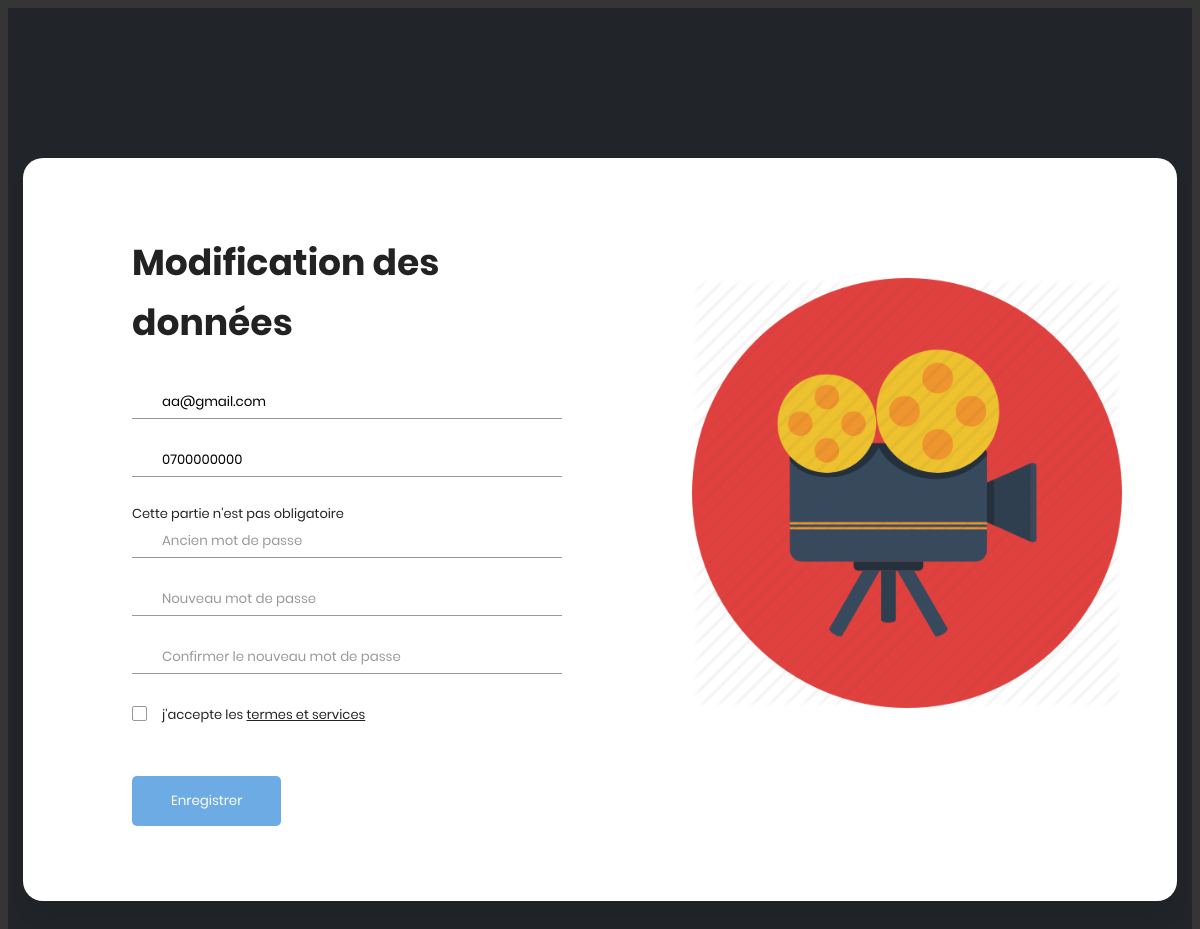
Before: /View/modification_client.php (signed in) with the older database file.
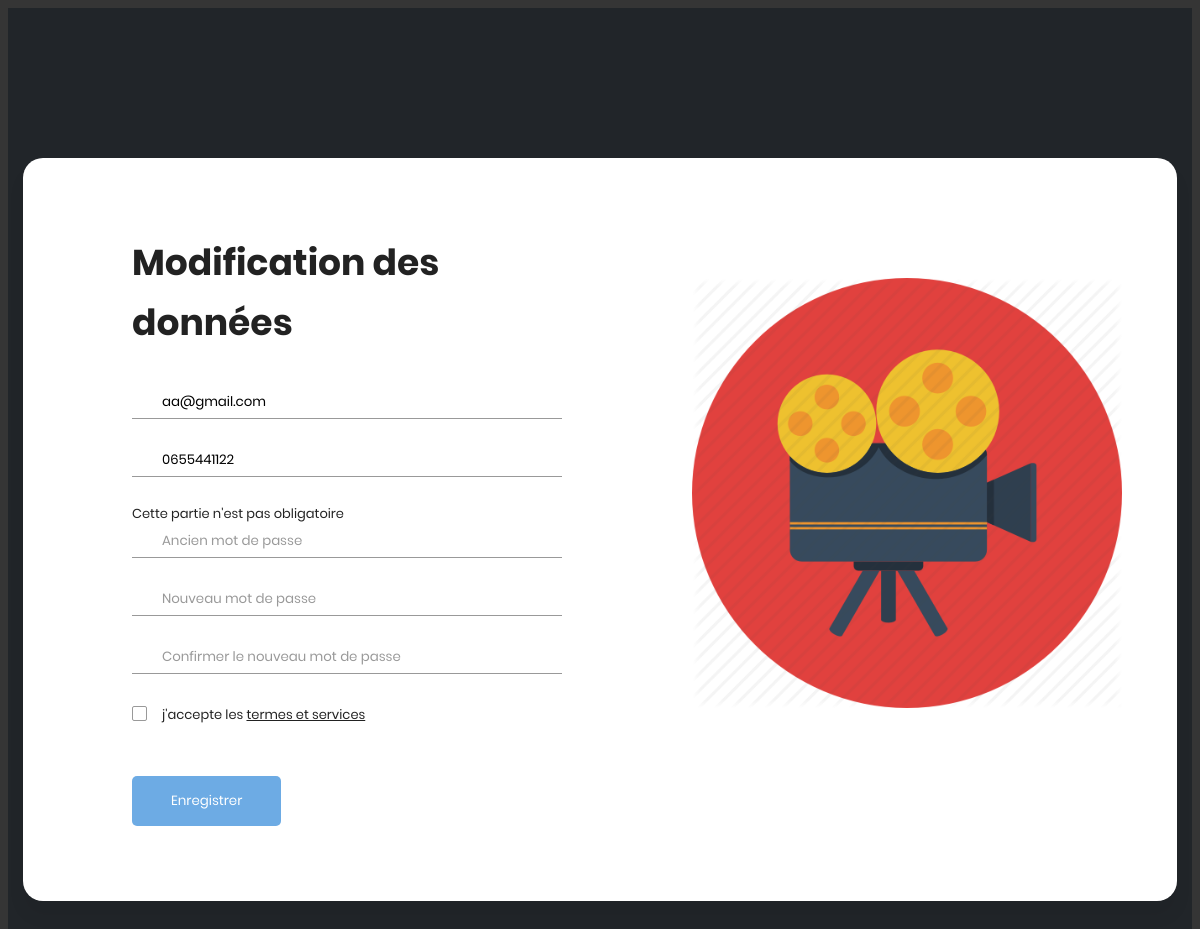
After: the same page with the newer database file.
### tables this page shows
CREATE TABLE IF NOT EXISTS `compte` (
  `id` int(11) NOT NULL AUTO_INCREMENT,
  `nom` varchar(50) NOT NULL,
  `prenom` varchar(50) NOT NULL,
  `mail` varchar(50) NOT NULL,
  `tel` varchar(20) NOT NULL,
  `mdp` varchar(50) NOT NULL,
  `role` varchar(10) NOT NULL,
  PRIMARY KEY (`id`),
  KEY `nom` (`nom`) USING BTREE,
  KEY `tel` (`tel`)
);

### View/modification_client.php (the view, shortened to what this page needs)
<!DOCTYPE html>
<html lang="en">
<?php
try{
  $bdd= new PDO('mysql:host=localhost;dbname=cine; charset=utf8','root','');
}
catch (Exception $e){
  die('Erreur:'.$e->getMessage());
}
$req = $bdd->prepare('SELECT * FROM compte WHERE nom=? AND prenom=?');
$req->execute(array($_SESSION['nom'], $_SESSION['prenom']));
$donnees= $req->fetch();
 ?>
<head>
    <link rel="stylesheet" href="../Inscription/fonts/material-icon/css/material-design-iconic-font.min.css">
    <link rel="stylesheet" href="../Inscription/css/style.css">
    <link rel="stylesheet" href="../Inscription/scss/common.scss">
    <link rel="stylesheet" href="../Inscription/css/style2.css">
</head>
<body>
    <div class="main">
        <section class="signup">
            <div class="container">
                <div class="signup-content">
                    <div class="signup-form">
                        <h2 class="form-title">Modification des données</h2>
                        <form method="POST" action="../Traitement/modification_client.php" class="register-form" id="register-form">
                            <div class="form-group">
                                <label for="email"><i class="zmdi zmdi-email"></i></label>
                                <input type="email" name="email" id="email" placeholder="Votre email" <?php echo 'value='.'"'.$donnees["mail"].'"'.''?>/>
                            </div>
                            <div class="form-group">
                                <label for="re-pass"><i class="zmdi zmdi-lock-outline"></i></label>
                                <input type="tel" name="telephone" id="re_pass" placeholder="Numero de telephone" maxlength="10" minlength="10" <?php echo 'value='.'"'.$donnees["tel"].'"'.''?>/>
                            </div>
                            <label for="agree-term" class="label-agree-term"><span><span></span></span>Cette partie n'est pas obligatoire</a></label>
                            <div class="form-group">
                                <label for="pass"><i class="zmdi zmdi-lock"></i></label>
                                <input type="password" name="ancien_mdp" id="pass" placeholder="Ancien mot de passe"/>
                            </div>
                            <div class="form-group">
                                <label for="pass"><i class="zmdi zmdi-lock"></i></label>
                                <input type="password" name="mdp" id="pass" placeholder="Nouveau mot de passe"/>
                            </div>
                            <div class="form-group">
                                <label for="pass"><i class="zmdi zmdi-lock"></i></label>
                                <input type="password" name="confirm" id="pass" placeholder="Confirmer le nouveau mot de passe"/>
                            </div>
                            <div class="form-group">
                                <label for="agree-term" class="label-agree-term"><span><span></span></span>j'accepte les <a href="#" class="term-service">termes et services</a></label>
                            </div>
                            <div class="form-group form-button">
                                <input type="submit" name="signup" id="signup" class="form-submit" value="Enregistrer"/>
                            </div>
                        </form>
                    </div>
                    <div class="signup-image">
                        <figure><img src="../Inscription/images/Cinema.png" alt="sing up image"></figure>
                    </div>
                </div>
            </div>
        </section>
    </div>
</body>
</html>

Changed rows visible on the page:
changed compte "aa@gmail.com": telephone "0700000000" → "0655441122"
